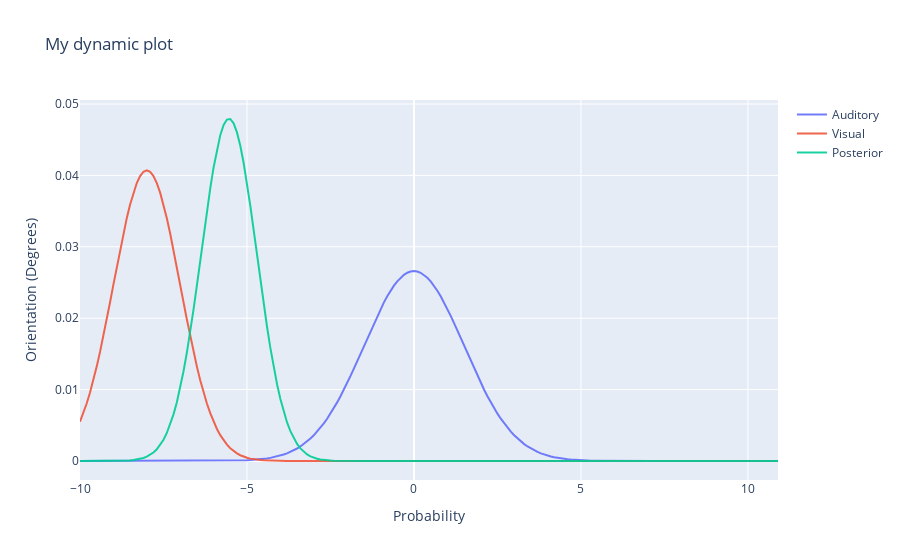

The code cell stored with this chart in its notebook:
### Code cell
fig = go.Figure(
    data=[trace1, trace2, trace3],
    layout=layout
)

display(fig)

for k in range(5):

    time.sleep(1)
    with w_figure.batch_update():
        w_figure.data[1].y = 2*visual

### Figure 1 — Plotly figure (JSON) as saved in the notebook; plotly's stock layout.template omitted (floating-point values rounded to 4 significant figures; data arrays with more than 128 entries replaced by an {"elided": "..."} marker saying what was removed)
{"data": [{"name": "Auditory", "opacity": 0.9, "type": "scatter", "x": {"elided": "210 float values"}, "y": {"elided": "210 float values"}}, {"name": "Visual", "opacity": 0.9, "type": "scatter", "x": {"elided": "210 float values"}, "y": {"elided": "210 float values"}}, {"name": "Posterior", "opacity": 0.9, "type": "scatter", "x": {"elided": "210 float values"}, "y": {"elided": "210 float values"}}], "layout": {"title": {"text": "My dynamic plot"}, "xaxis": {"title": {"text": "Probability"}}, "yaxis": {"title": {"text": "Orientation (Degrees)"}}}}
